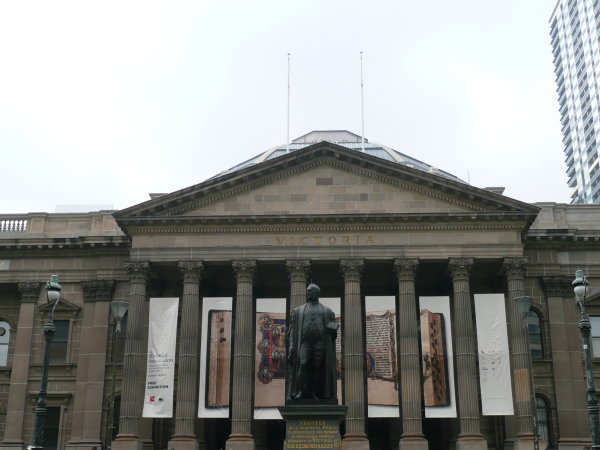
%> input picture project_2/submitformat/Images/train_images/Set1/1.jpg, 600 x 450 px
$ octave cylinder.m   (GNU Octave 9; MATLAB toolbox functions it lacks are replaced by stand-ins)
%> lines starting %> are read from the running program, lines starting %| are printed output that depends on the picture
clear all;
% read an input
% cylindrical -
f = 200;

img = imread('Images/Set1/1.jpg');
%> img is the input picture: size 450x600x3 uint8; mean R, G, B 145.6, 147.2, 144.3

cx = size(img,2)/2;
%> cx = 300

cy = size(img,1)/2;
%> cy = 225

fx =200;
fy=200;
s=0;
K = [fx s cx; 0 fy cy; 0 0 1];
%> K = [200 0 300; 0 200 225; 0 0 1]
output=zeros(size(img),'like',img);
%> output: size 450x600x3 uint8; every value is 0
if length(size(img))==2
    Layers=1;
else
    Layers=size(img,3);
%> Layers = 3
end
for layer=1:Layers
    x=(1:size(img,2))-cx;
    y=(1:size(img,1))-cy;
    [xx,yy]=meshgrid(x,y);
%     xx=(f.*tan(xx./f))+cx;
%     yy=(yy./(cos(xx./f)))+cy;
     yy=f*yy./sqrt(xx.^2+double(f)^2)+cy;
     xx=f*atan(xx/double(f))+cx;

     xx=floor(xx+0.5);
     yy=floor(yy+0.5);

    idx=sub2ind([size(img,1),size(img,2)], yy, xx);

    cylinder_n=zeros(size(img,1),size(img,2),'like',img);
    cylinder_n(idx)=img(:,:,layer);
    output(:,:,layer)=cylinder_n;
end
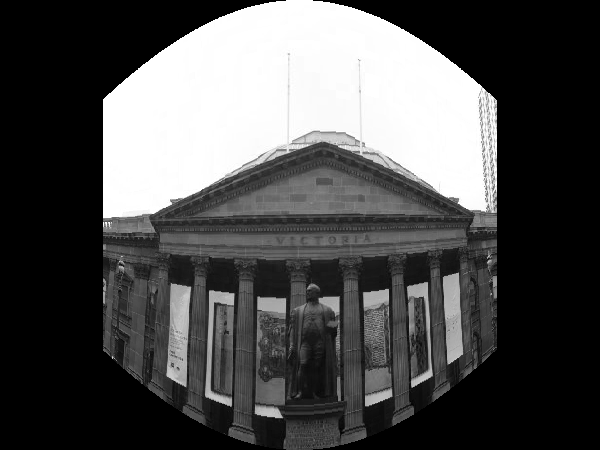
%> cylinder_n: size 450x600 uint8; min 0, max 255, mean 77.9
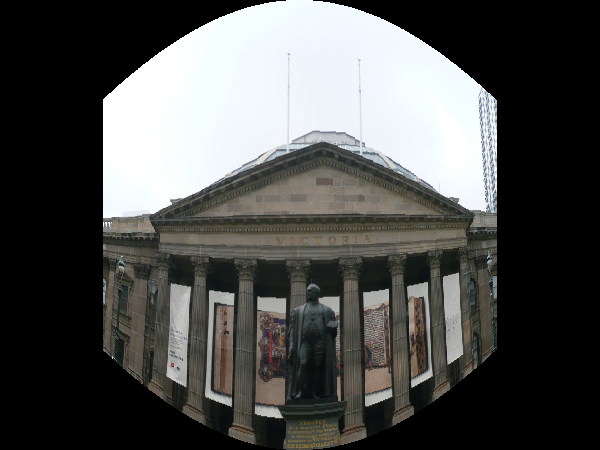
%> output: size 450x600x3 uint8; mean R, G, B 78.7, 79.5, 77.9
imshow(output);

$ run again, with project_2/submitformat/Images/train_images/Set1/2.jpg copied over project_2/submitformat/Images/train_images/Set1/1.jpg
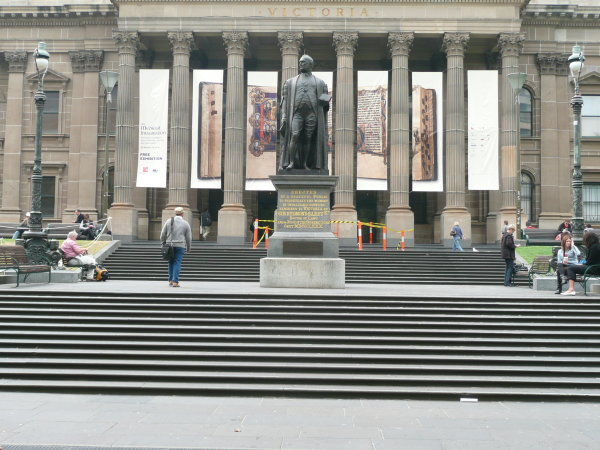
%> input picture project_2/submitformat/Images/train_images/Set1/2.jpg, 600 x 450 px
%> img is the input picture: size 450x600x3 uint8; mean R, G, B 141.1, 141.3, 135.2
%> after the loop `for layer=1:Layers`:
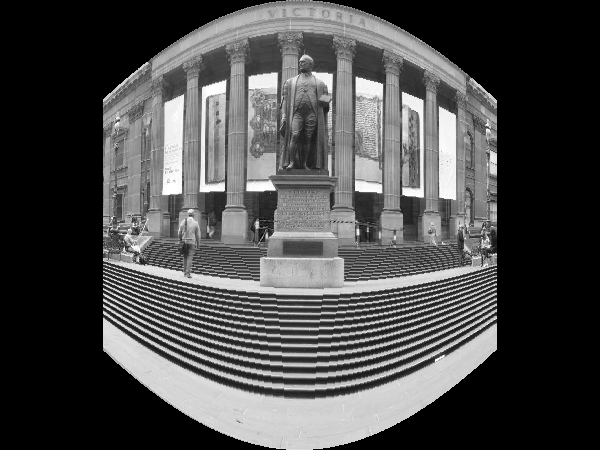
%> cylinder_n: size 450x600 uint8; min 0, max 255, mean 74.8
%> after the loop `for layer=1:Layers`:
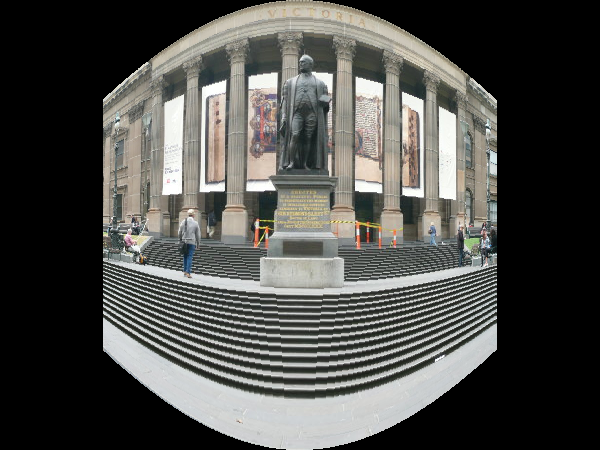
%> output: size 450x600x3 uint8; mean R, G, B 78.2, 78.2, 74.8

$ run again, with project_2/submitformat/Images/train_images/Set1/3.jpg copied over project_2/submitformat/Images/train_images/Set1/1.jpg
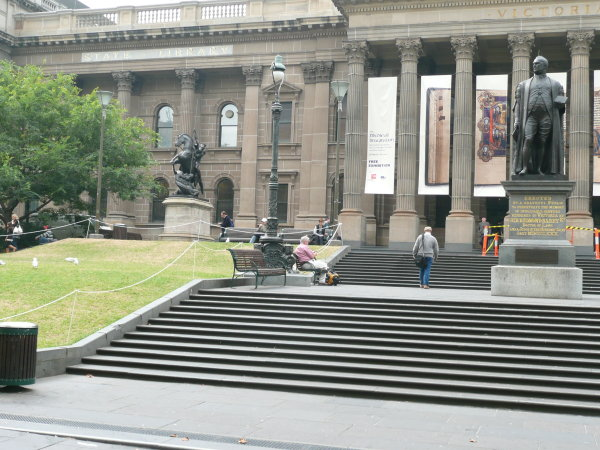
%> input picture project_2/submitformat/Images/train_images/Set1/3.jpg, 600 x 450 px
%> img is the input picture: size 450x600x3 uint8; mean R, G, B 142.3, 145.3, 134.5
%> after the loop `for layer=1:Layers`:
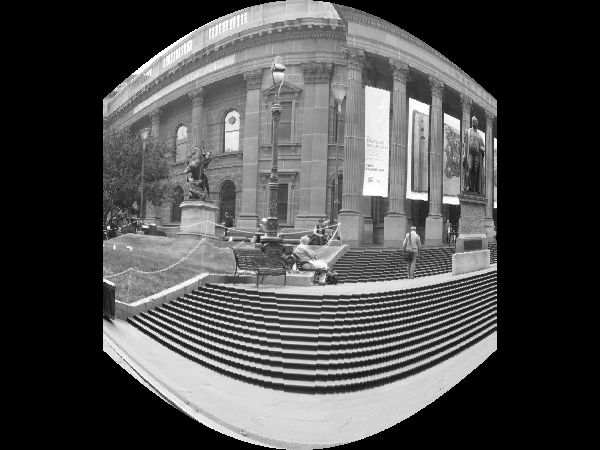
%> cylinder_n: size 450x600 uint8; min 0, max 255, mean 76.9
%> after the loop `for layer=1:Layers`:
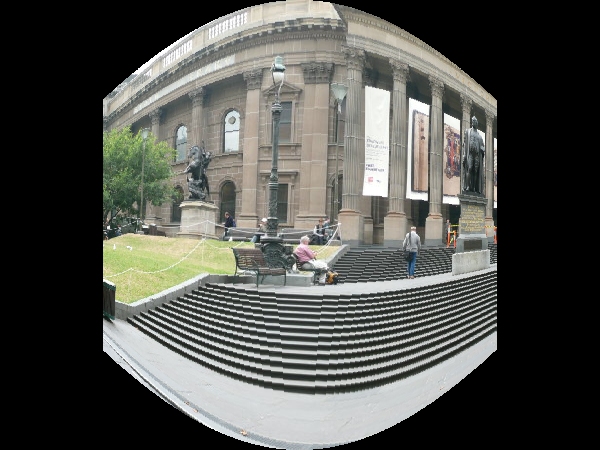
%> output: size 450x600x3 uint8; mean R, G, B 80.8, 81.7, 76.9
